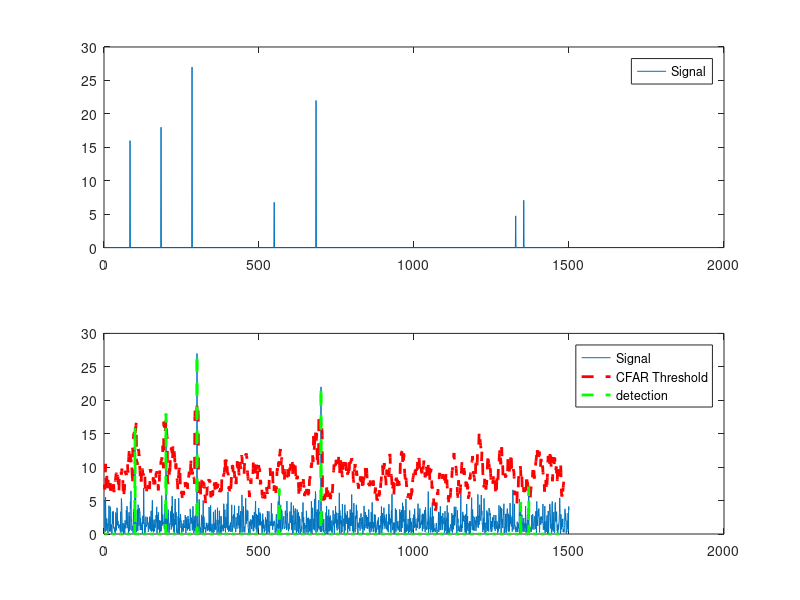

The MATLAB source for this figure:
% Implement 1D CFAR using lagging cells on the given noise and target scenario.

% Close and delete all currently open figures
close all;

% Generate Noisy Signal

% Specify the parameters of a signal with a sampling frequency of 1 kHz 
% and a signal duration of 1.5 seconds.

Fs = 1000;            % Sampling frequency                    
T = 1/Fs;             % Sampling period       
L = 1500;             % Length of signal
t = (0:L-1)*T;        % Time vector

% Form a signal containing a 50 Hz sinusoid of amplitude 0.7 and a 120 Hz 
% sinusoid of amplitude 1.

S = 0.7*sin(2*pi*50*t) + sin(2*pi*120*t);

% Corrupt the signal with zero-mean white noise with a variance of 4
X = S + 2*randn(size(t));

X_cfar = abs(X);

% Data_points
Ns = 1500;  % let it be the same as the length of the signal

%Targets location. Assigning bin 100, 200, 300, and 700 as Targets
%  with the amplitudes of 16, 18, 27, 22.
X_cfar([100 ,200, 300, 700])=[16 18 27 22];

% plot the output
figure(1);
subplot(2,1,1)
plot(X_cfar)

% Apply CFAR to detect the targets by filtering the noise.

% TODO: Define the number of Training Cells
T = 12;
% TODO: Define the number of Guard Cells 
G = 4;
% TODO: Define Offset (Adding room above noise threshold for the desired SNR)
offset = 5;

% Initialize vector to hold threshold values 
threshold_cfar = zeros(Ns-(G+T+1),1);

% Initialize Vector to hold final signal after thresholding
signal_cfar = zeros(Ns-(G+T+1),1);

% Slide window across the signal length
for i = 1:(Ns-(G+T+1))     

    % TODO: Determine the noise threshold by measuring it within
    % the training cells
    noise_level = sum(X_cfar(i:i+T-1));
    % TODO: scale the noise_level by appropriate offset value and take
    % average over T training cells
    threshold = (noise_level/T)*offset;
    % Add threshold value to the threshold_cfar vector
    threshold_cfar(i) = threshold;
    % TODO: Measure the signal within the CUT
    signal = X_cfar(i+T+G);
    % add signal value to the signal_cfar vector
    signal = (signal > threshold) * signal;
        
    signal_cfar(i) = signal;
end

% plot the filtered signal
plot(signal_cfar);
legend('Signal')

% plot original sig, threshold and filtered signal within the same figure.
subplot(2,1,2)
plot(X_cfar);
hold on
plot(circshift(threshold_cfar,G),'r--','LineWidth',2)
hold on
plot (circshift(signal_cfar,(T+G)),'g--','LineWidth',2);
legend('Signal','CFAR Threshold','detection')